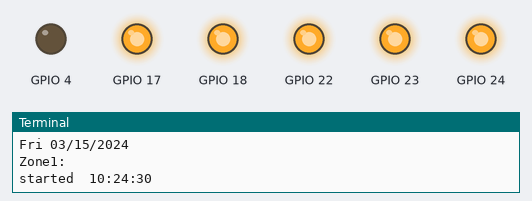
Bench run of a program on a simulated Raspberry Pi (BCM pin numbers). Parts: output pins drawn as LEDs (lit = HIGH), the last lines printed to the terminal. The clock reads 2024-03-15 10:24:30 at power-on unless the program sets it.

Above: at 0.1 s.
At 60.1 s:
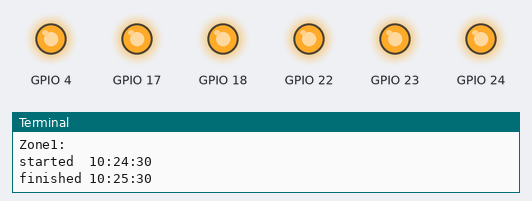
At 61.1 s:
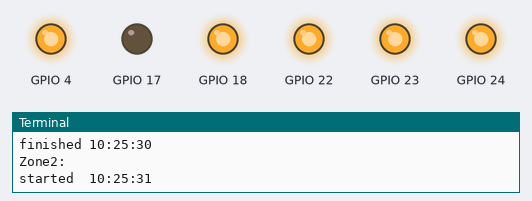
At 122.1 s:
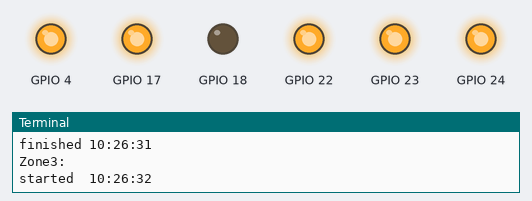
Timing chart, 0 to 123.6 s (numbered marks = the images above):
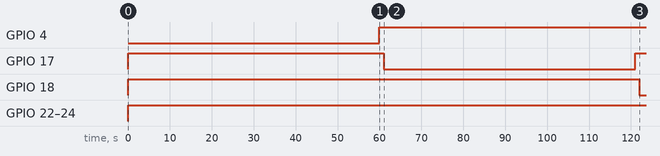

The program:

sprinklers.py
```python
## Simple sprinkler program
## Brandon Mutari 5/1/2017

import RPi.GPIO as GPIO
import time
from datetime import datetime
GPIO.setmode(GPIO.BCM)
GPIO.setwarnings(False)

# Setup GPIO pins for zones
Z1 = 4
Z2 = 17
Z3 = 18
Z4 = 22
Z5 = 23
Z6 = 24

# Time to run each zone in minutes (WARNING: the number of zones must equal the number of times)
# **** EDIT HERE TO ADJUST WATERING TIME PER ZONE ****
timeZ1 = 1
timeZ2 = 1
timeZ3 = 1
timeZ4 = 1
timeZ5 = 1
timeZ6 = 1

# Build zone and time arrays
zone = [Z1, Z2, Z3, Z4, Z5, Z6]
timeZ = [timeZ1, timeZ2, timeZ3, timeZ4, timeZ5, timeZ6]

# loop through pins, set mode and state to 'off' (relay is on when input is sunk to GND)
for x in range(len(zone)):
    GPIO.setup(zone[x], GPIO.OUT)
    GPIO.output(zone[x], GPIO.HIGH)

try:
    print datetime.now().strftime('%a %m/%d/%Y')
    # INSERT RAIN TEST HERE
    for x in range(len(zone)):
        print "Zone"+ str(x+1) +":\nstarted  " + datetime.now().strftime('%H:%M:%S')
        GPIO.output(zone[x],GPIO.LOW)
        time.sleep(timeZ[x]*60)
        GPIO.output(zone[x],GPIO.HIGH)
        print "finished " + datetime.now().strftime('%H:%M:%S')
        time.sleep(1)

    GPIO.cleanup()
    print "Watering has finished.\n \n"

# End program cleanly with keyboard
except KeyboardInterrupt:
    print "  Quit"
    # Reset GPIO settings
    GPIO.cleanup()
```

Measured:
- by itself, GPIO 4: LOW → HIGH at 60.0 s
- by itself, GPIO 17: LOW → HIGH at 0.00 s, → LOW 61.0 s later, → HIGH 60.0 s later
- by itself, GPIO 18: LOW → HIGH at 0.00 s, → LOW 122 s later
- by itself, GPIO 22–24: LOW → HIGH at 0.00 s
